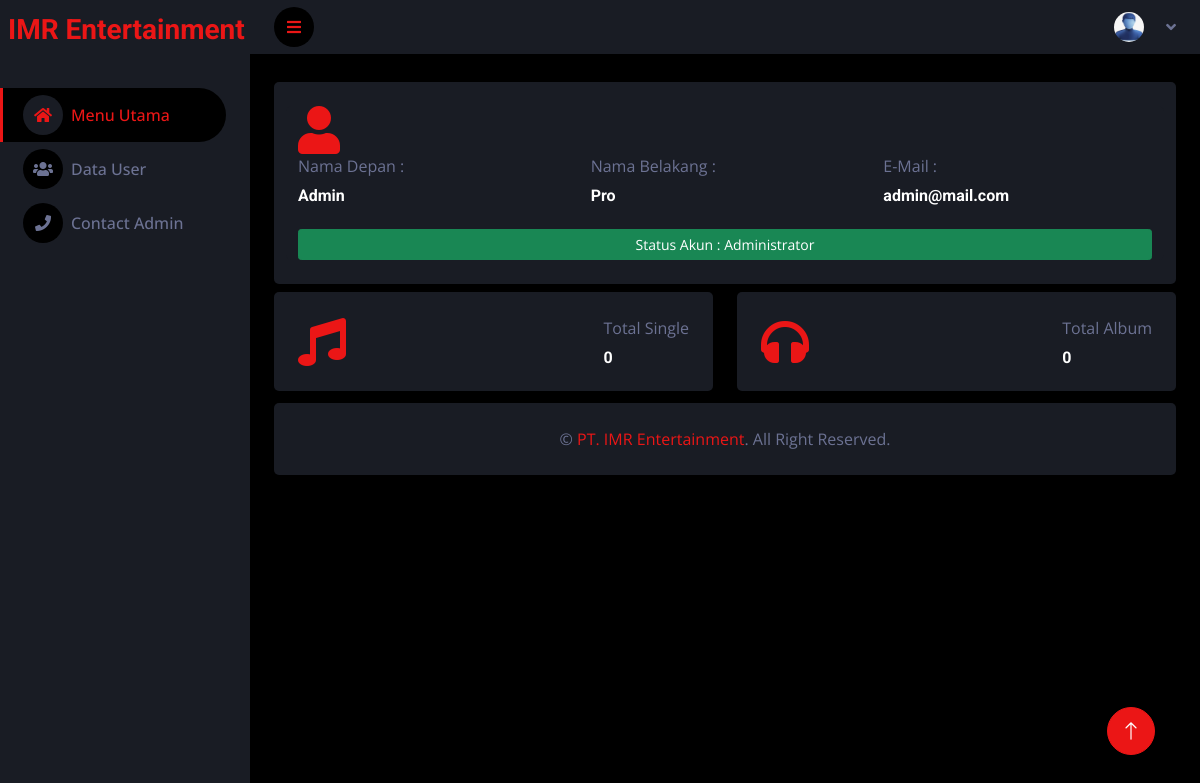
/admin/admin.php (signed in), run on the app's committed database.
### tables this page shows
CREATE TABLE IF NOT EXISTS users (
	id BIGINT UNSIGNED NOT NULL AUTO_INCREMENT,
	nama_depan VARCHAR(255) NOT NULL,
  nama_belakang VARCHAR(255) NOT NULL,
  username VARCHAR(255) NOT NULL UNIQUE,
  email VARCHAR(255) NOT NULL UNIQUE,
  password VARCHAR(255) NOT NULL,
  level TINYINT(4) NOT NULL DEFAULT 0,
  status_verifikasi BOOLEAN DEFAULT 0,
  nama_rekening_pengirim VARCHAR(255) NULL,
	nama_bank_pengirim VARCHAR(255) NULL,
	nama_file VARCHAR(255) NULL,
  lokasi_file TEXT NULL,
  created_at TIMESTAMP NOT NULL DEFAULT CURRENT_TIMESTAMP,
  updated_at TIMESTAMP NOT NULL DEFAULT CURRENT_TIMESTAMP,
	PRIMARY KEY (id)
);

### config/koneksi.php (called while the page is built, shortened)
<?php
$baseUrl = "http://localhost/Other/Imr/";
?>

### config/helper.php (called while the page is built, shortened)
<?php
  function loginCheck($koneksi, $baseUrl) {
    if (isset($_SESSION['user'])) {
      $check = $koneksi->query("SELECT * FROM users WHERE id='". $_SESSION['user']['id'] ."' ");
      $data = $check->fetch_object();
      if ($data != null) {
        return $_SESSION['user'];
      } else {
        unset($_SESSION['user']);
        return header('location: '.$baseUrl.'login.php');
        exit();
      }
    } else {
      return header('location: '.$baseUrl.'login.php');
      exit();
    }
  }
?>

### admin/admin.php (the view, shortened to what this page needs)
<?php
require_once('../config/koneksi.php');
require_once('../config/helper.php');
$loginCheck = loginCheck($koneksi, $baseUrl);
?>
<?php include_once('layouts/head.php') ?>
<div class="col-12">
  <div class="bg-secondary rounded p-4 my-1">
    <div class="row bg-secondary rounded">
      <div class="col-sm-12 col-md-2">
        <i class="fa fa-user fa-3x text-primary"></i>
      </div>
      <div class="col-12">
        <div class="row">
          <div class="col-md-4">
            <div class="ms-8">
              <p class="mb-2">Nama Depan : </p>
              <h6 class="mb-0"><?= $loginCheck['nama_depan'] ?? '-' ?></h6>
            </div>
          </div>
          <div class="col-md-4">
            <div class="ms-8">
              <p class="mb-2">Nama Belakang : </p>
              <h6 class="mb-0"><?= $loginCheck['nama_belakang'] ?? '-' ?></h6>
            </div>
          </div>
          <div class="col-md-4">
            <div class="ms-8">
              <p class="mb-2">E-Mail : </p>
              <h6 class="mb-0"><?= $loginCheck['email'] ?? '-' ?></h6>
            </div>
          </div>
          <div class="col-12 pt-4">
            <button type="button" class="btn btn-sm btn-success" style="width:100% !important;">
              <marquee behavior="" direction="right">
                Status Akun :
                <?php
                  $stat = $loginCheck['level'];
                  switch ($stat) {
                    case 0:
                      echo 'Administrator';
                      break;
                  }
                ?>
              </marquee>
            </button>
          </div>
        </div>
      </div>
    </div>
  </div>
</div>
<div class="col-sm-12 col-xl-6">
  <div class="bg-secondary rounded d-flex align-items-center justify-content-between p-4 my-1">
    <i class="fa fa-music fa-3x text-primary"></i>
    <div class="ms-8">
      <p class="mb-2">Total Single</p>
      <h6 class="mb-0">0</h6>
    </div>
  </div>
</div>
<div class="col-sm-12 col-xl-6">
  <div class="bg-secondary rounded d-flex align-items-center justify-content-between p-4 my-1">
    <i class="fa fa-headphones fa-3x text-primary"></i>
    <div class="ms-8">
      <p class="mb-2">Total Album</p>
      <h6 class="mb-0">0</h6>
    </div>
  </div>
</div>
<?php include_once('layouts/foot.php') ?>

### assets/css/style.css (style rules this page uses)
:root { --primary: #EB1616; --secondary: #191C24; --light: #6C7293; --dark: #000000; }
.btn { transition: .5s; }

### data on the page
users: nama_depan "Admin", nama_belakang "Pro", email "admin@mail.com"
